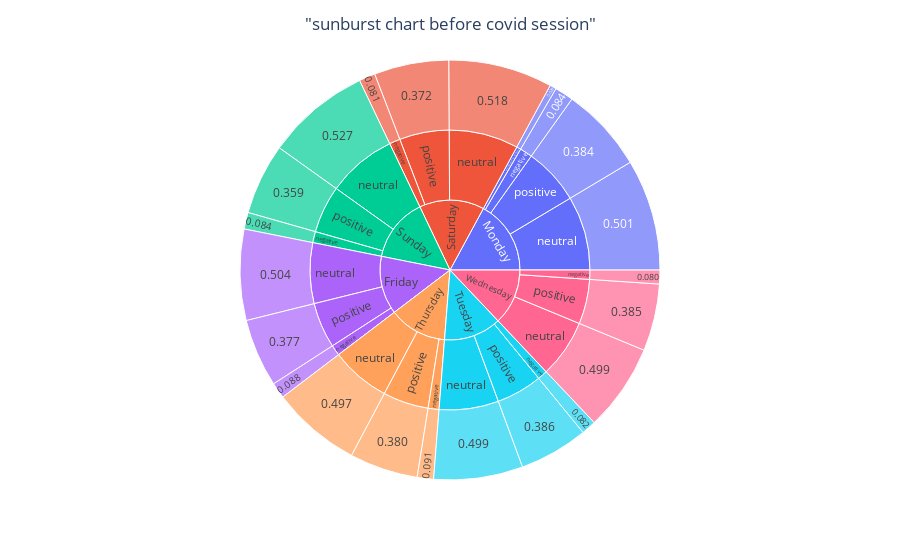

Write notebook code for a chart like this one.
### Code cell
fig = px.sunburst(sunsbefore, path=['weekday', 'sentiment','percentage'], values='count')
fig.update_layout(title_text='"sunburst chart before covid session"', title_x=0.5)
fig.show()

### Figure 1 — Plotly figure (JSON) as saved in the notebook; plotly's stock layout.template omitted (floating-point values rounded to 4 significant figures)
{"data": [{"branchvalues": "total", "domain": {"x": [0, 1], "y": [0, 1]}, "hovertemplate": "labels=%{label}<br>count=%{value}<br>parent=%{parent}<br>id=%{id}<extra></extra>", "ids": ["Monday/extremely positive/0.029", "Wednesday/negative/0.080", "Saturday/negative/0.081", "Tuesday/negative/0.082", "Monday/negative/0.084", "Sunday/negative/0.084", "Friday/negative/0.088", "Thursday/negative/0.091", "Sunday/positive/0.359", "Saturday/positive/0.372", "Friday/positive/0.377", "Thursday/positive/0.380", "Monday/positive/0.384", "Wednesday/positive/0.385", "Tuesday/positive/0.386", "Thursday/neutral/0.497", "Tuesday/neutral/0.499", "Wednesday/neutral/0.499", "Monday/neutral/0.501", "Friday/neutral/0.504", "Saturday/neutral/0.518", "Sunday/neutral/0.527", "Monday/extremely positive", "Friday/negative", "Monday/negative", "Saturday/negative", "Sunday/negative", "Thursday/negative", "Tuesday/negative", "Wednesday/negative", "Friday/neutral", "Monday/neutral", "Saturday/neutral", "Sunday/neutral", "Thursday/neutral", "Tuesday/neutral", "Wednesday/neutral", "Friday/positive", "Monday/positive", "Saturday/positive", "Sunday/positive", "Thursday/positive", "Tuesday/positive", "Wednesday/positive", "Friday", "Monday", "Saturday", "Sunday", "Thursday", "Tuesday", "Wednesday"], "labels": ["0.029", "0.080", "0.081", "0.082", "0.084", "0.084", "0.088", "0.091", "0.359", "0.372", "0.377", "0.380", "0.384", "0.385", "0.386", "0.497", "0.499", "0.499", "0.501", "0.504", "0.518", "0.527", "extremely positive", "negative", "negative", "negative", "negative", "negative", "negative", "negative", "neutral", "neutral", "neutral", "neutral", "neutral", "neutral", "neutral", "positive", "positive", "positive", "positive", "positive", "positive", "positive", "Friday", "Monday", "Saturday", "Sunday", "Thursday", "Tuesday", "Wednesday"], "name": "", "parents": ["Monday/extremely positive", "Wednesday/negative", "Saturday/negative", "Tuesday/negative", "Monday/negative", "Sunday/negative", "Friday/negative", "Thursday/negative", "Sunday/positive", "Saturday/positive", "Friday/positive", "Thursday/positive", "Monday/positive", "Wednesday/positive", "Tuesday/positive", "Thursday/neutral", "Tuesday/neutral", "Wednesday/neutral", "Monday/neutral", "Friday/neutral", "Saturday/neutral", "Sunday/neutral", "Monday", "Friday", "Monday", "Saturday", "Sunday", "Thursday", "Tuesday", "Wednesday", "Friday", "Monday", "Saturday", "Sunday", "Thursday", "Tuesday", "Wednesday", "Friday", "Monday", "Saturday", "Sunday", "Thursday", "Tuesday", "Wednesday", "", "", "", "", "", "", ""], "type": "sunburst", "values": [3059, 6529, 7603, 6914, 8818, 7825, 7447, 7675, 33430, 35097, 32061, 32159, 40123, 31561, 32414, 42080, 41917, 40965, 52350, 42778, 48921, 49013, 3059, 7447, 8818, 7603, 7825, 7675, 6914, 6529, 42778, 52350, 48921, 49013, 42080, 41917, 40965, 32061, 40123, 35097, 33430, 32159, 32414, 31561, 82286, 104350, 91621, 90268, 81914, 81245, 79055]}], "layout": {"legend": {"tracegroupgap": 0}, "margin": {"t": 60}, "title": {"text": "\"sunburst chart before covid session\"", "x": 0.5}}}
